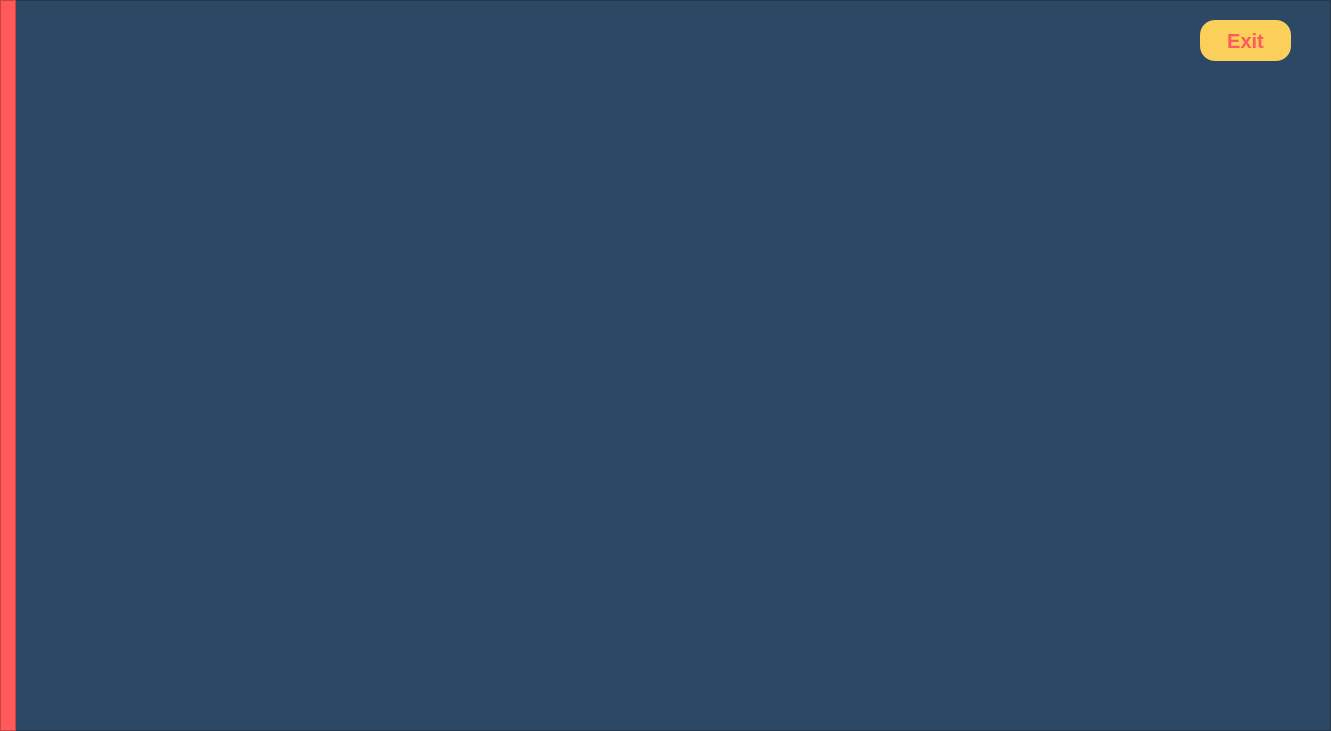
   <widget class="QFrame" name="frame">
    <property name="geometry">
     <rect>
      <x>10</x>
      <y>-1</y>
      <width>1331</width>
      <height>731</height>
     </rect>
    </property>
    <property name="styleSheet">
     <string notr="true">background :  #2B4865;</string>
    </property>
    <property name="frameShape">
     <enum>QFrame::StyledPanel</enum>
    </property>
    <property name="frameShadow">
     <enum>QFrame::Raised</enum>
    </property>
    <widget class="QFrame" name="frame_3">
     <property name="geometry">
      <rect>
       <x>0</x>
       <y>0</y>
       <width>16</width>
       <height>731</height>
      </rect>
     </property>
     <property name="styleSheet">
      <string notr="true">background : #FF5959;</string>
     </property>
     <property name="frameShape">
      <enum>QFrame::StyledPanel</enum>
     </property>
     <property name="frameShadow">
      <enum>QFrame::Raised</enum>
     </property>
    </widget>
    <widget class="QPushButton" name="pushButton_quitter_admin_crud">
     <property name="geometry">
      <rect>
       <x>1200</x>
       <y>20</y>
       <width>91</width>
       <height>41</height>
      </rect>
     </property>
     <property name="font">
      <font>
       <pointsize>15</pointsize>
       <weight>75</weight>
       <bold>true</bold>
      </font>
     </property>
     <property name="styleSheet">
      <string notr="true">QPushButton{
border-radius:15px;
	background:#FACF5A;
	color:#FF5959;
	font-weight : bold;
}
QPushButton:hover
{
		background:#FF5959;
		color:#FACF5A;
		font-weight: bold;
}</string>
     </property>
     <property name="text">
      <string>Exit</string>
     </property>
    </widget>
    <widget class="QLabel" name="logo_le">
     <property name="geometry">
      <rect>
       <x>-10</x>
       <y>10</y>
       <width>311</width>
       <height>271</height>
      </rect>
     </property>
     <property name="text">
      <string/>
     </property>
     <property name="pixmap">
      <pixmap resource="todolistResources.qrc">:/resources/logo.png</pixmap>
     </property>
     <property name="scaledContents">
      <bool>true</bool>
     </property>
    </widget>
    <zorder>logo_le</zorder>
    <zorder>frame_3</zorder>
    <zorder>pushButton_quitter_admin_crud</zorder>
   </widget>
